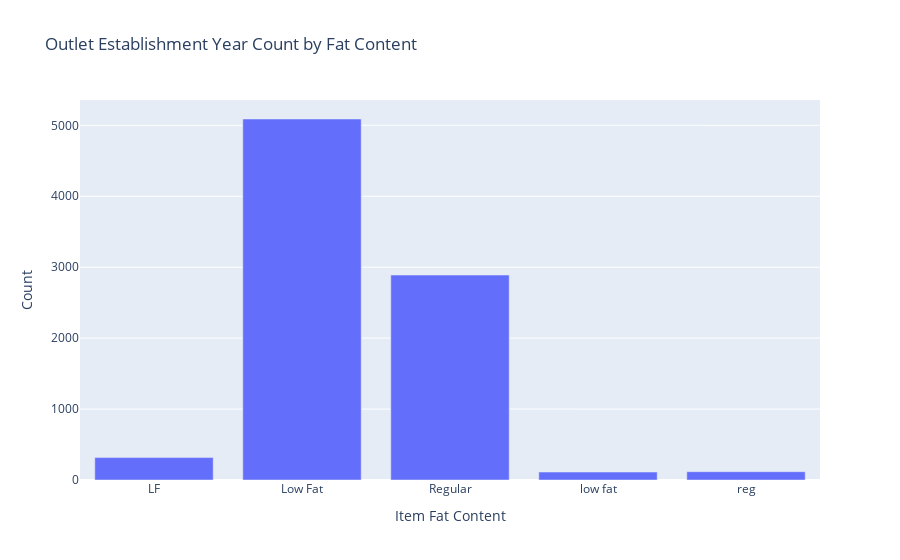

Here is the notebook cell this chart was saved with:
### Code cell
# Aggregate first
fat_counts = df.groupby("Item Fat Content")["Outlet Establishment Year"].count().reset_index()

# Rename for clarity
fat_counts.columns = ["Item Fat Content", "Count"]

# Now plot
fig = px.bar(fat_counts, x="Item Fat Content", y="Count", title="Outlet Establishment Year Count by Fat Content")
fig.show()

### Figure 1 — Plotly figure (JSON) as saved in the notebook; plotly's stock layout.template omitted (floating-point values rounded to 4 significant figures)
{"data": [{"hovertemplate": "Item Fat Content=%{x}<br>Count=%{y}<extra></extra>", "legendgroup": "", "marker": {"color": "#636efa", "pattern": {"shape": ""}}, "name": "", "orientation": "v", "showlegend": false, "textposition": "auto", "type": "bar", "x": ["LF", "Low Fat", "Regular", "low fat", "reg"], "xaxis": "x", "y": [316, 5089, 2889, 112, 117], "yaxis": "y"}], "layout": {"barmode": "relative", "legend": {"tracegroupgap": 0}, "title": {"text": "Outlet Establishment Year Count by Fat Content"}, "xaxis": {"anchor": "y", "domain": [0, 1], "title": {"text": "Item Fat Content"}}, "yaxis": {"anchor": "x", "domain": [0, 1], "title": {"text": "Count"}}}}
